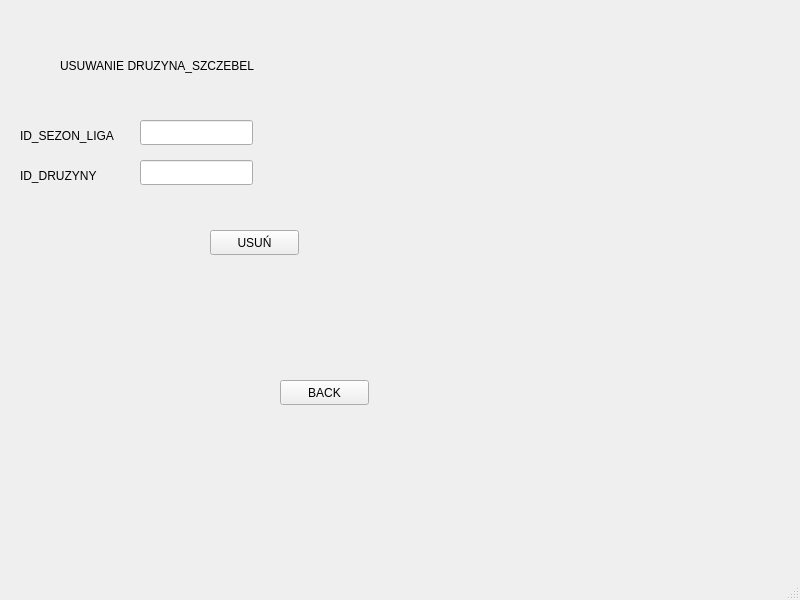
<?xml version="1.0" encoding="UTF-8"?>
<ui version="4.0">
 <class>MainWindow</class>
 <widget class="QMainWindow" name="MainWindow">
  <property name="geometry">
   <rect>
    <x>0</x>
    <y>0</y>
    <width>800</width>
    <height>600</height>
   </rect>
  </property>
  <property name="windowTitle">
   <string>MainWindow</string>
  </property>
  <widget class="QWidget" name="centralwidget">
   <widget class="QLabel" name="label">
    <property name="geometry">
     <rect>
      <x>300</x>
      <y>150</y>
      <width>67</width>
      <height>17</height>
     </rect>
    </property>
    <property name="text">
     <string/>
    </property>
   </widget>
   <widget class="QLabel" name="label_2">
    <property name="geometry">
     <rect>
      <x>20</x>
      <y>120</y>
      <width>121</width>
      <height>31</height>
     </rect>
    </property>
    <property name="text">
     <string>ID_SEZON_LIGA</string>
    </property>
   </widget>
   <widget class="QLabel" name="label_3">
    <property name="geometry">
     <rect>
      <x>20</x>
      <y>160</y>
      <width>101</width>
      <height>31</height>
     </rect>
    </property>
    <property name="text">
     <string>ID_DRUZYNY</string>
    </property>
   </widget>
   <widget class="QLineEdit" name="lineEdit">
    <property name="geometry">
     <rect>
      <x>140</x>
      <y>120</y>
      <width>113</width>
      <height>25</height>
     </rect>
    </property>
   </widget>
   <widget class="QLineEdit" name="lineEdit_2">
    <property name="geometry">
     <rect>
      <x>140</x>
      <y>160</y>
      <width>113</width>
      <height>25</height>
     </rect>
    </property>
   </widget>
   <widget class="QPushButton" name="pushButton">
    <property name="geometry">
     <rect>
      <x>210</x>
      <y>230</y>
      <width>89</width>
      <height>25</height>
     </rect>
    </property>
    <property name="text">
     <string>USUŃ</string>
    </property>
   </widget>
   <widget class="QPushButton" name="pushButton_2">
    <property name="geometry">
     <rect>
      <x>280</x>
      <y>380</y>
      <width>89</width>
      <height>25</height>
     </rect>
    </property>
    <property name="text">
     <string>BACK</string>
    </property>
   </widget>
   <widget class="QLabel" name="label_4">
    <property name="geometry">
     <rect>
      <x>60</x>
      <y>40</y>
      <width>241</width>
      <height>51</height>
     </rect>
    </property>
    <property name="text">
     <string>USUWANIE DRUZYNA_SZCZEBEL</string>
    </property>
   </widget>
  </widget>
  <widget class="QMenuBar" name="menubar">
   <property name="geometry">
    <rect>
     <x>0</x>
     <y>0</y>
     <width>800</width>
     <height>22</height>
    </rect>
   </property>
  </widget>
  <widget class="QStatusBar" name="statusbar"/>
 </widget>
 <resources/>
 <connections/>
</ui>
